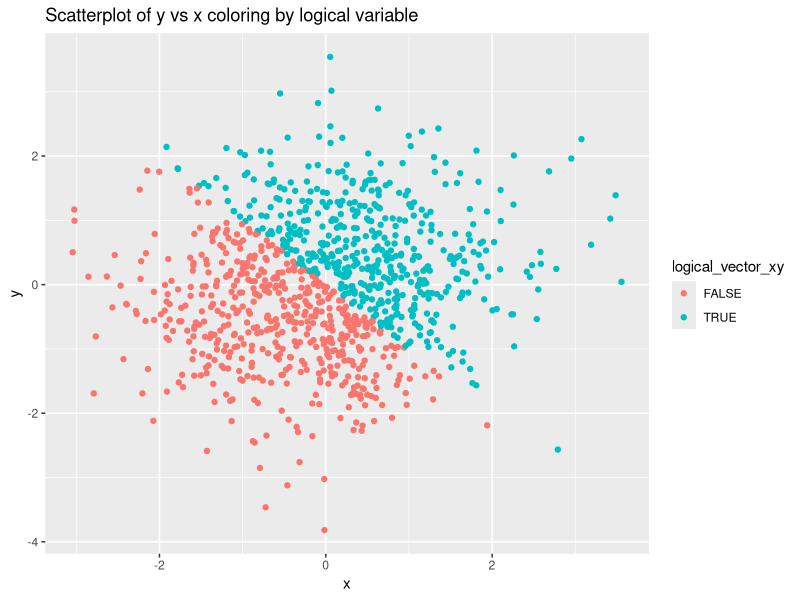
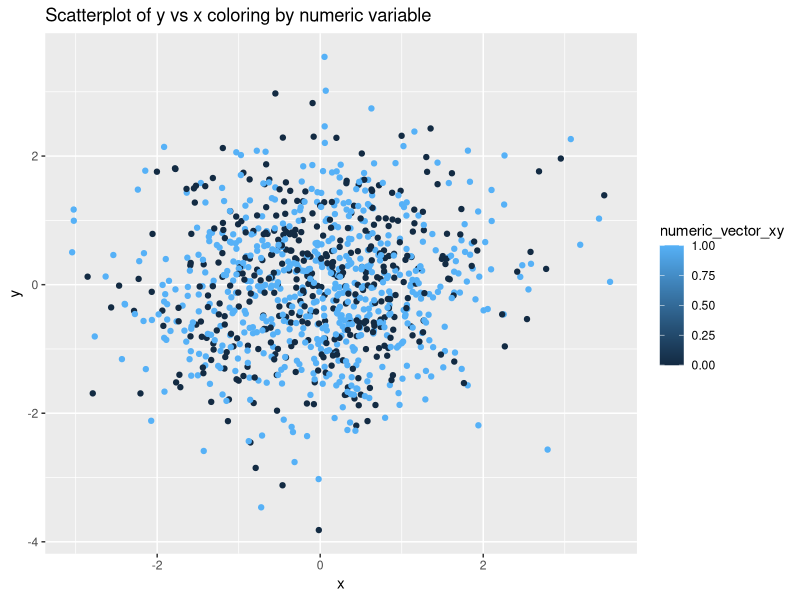
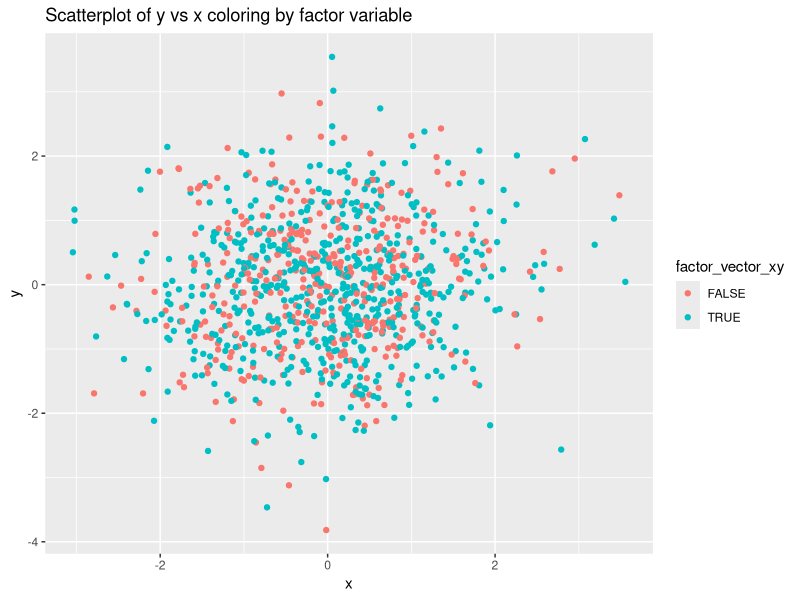
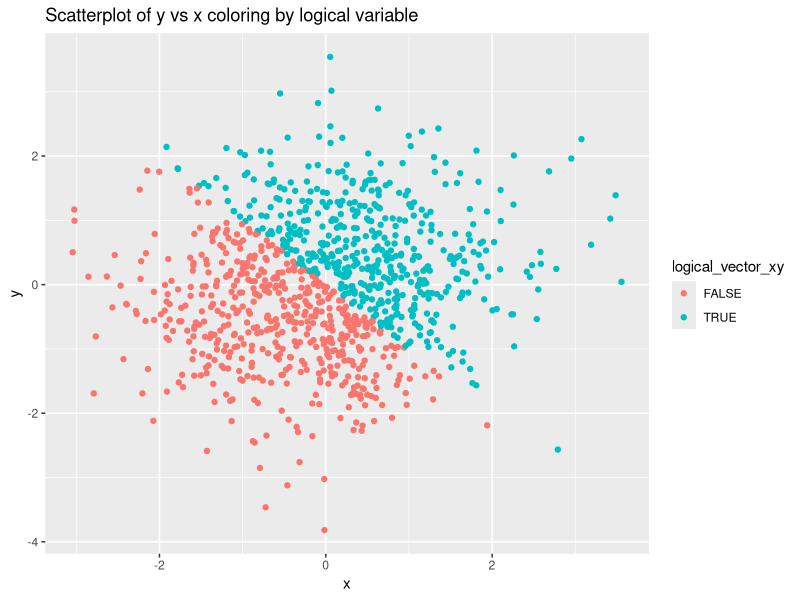

Source code (R) for these figures, in order:
## ---- chunk 1
library(tidyverse)
library(ggplot2)
## ---- chunk 2

# A random sample of size 10 from a uniform[0, 5] distribution
uniform_sample = runif (10, 0, 5)

# A logical vector indicating whether elements of the sample are greater than 2
logical_vector = uniform_sample > 2

# A (length-10) character vector
character_vector = c('a', 'b', 'c', 'd', 'e', 'f', 'g', 'h', 'i', 'j')

# A (length-10) factor vector
factor_vector = factor(c(1, 2, 3, 4, 5, 5, 4, 3, 2, 1))

# Creating them to be a data frame
data_frame = data.frame(uniform_sample, logical_vector, character_vector, factor_vector)
## ---- chunk 3

# First convert character variable from character to factor
as.factor(data_frame$character_vector)

# Then covert it from factor to numeric
as.numeric(as.factor(data_frame$character_vector))    
## ---- chunk 4

# First convert factor variable from factor to character
as.character(data_frame$factor_vector)

# Then covert it from character to numeric
as.numeric(as.character(data_frame$factor_vector))
## ---- chunk 5

# x: a random sample of size 1000 from a standard Normal distribution
x = rnorm(1000)

# y: a random sample of size 1000 from a standard Normal distribution
y = rnorm(1000)

# A logical vector indicating whether the x + y > 0
logical_vector_xy = x+y > 0

# A numeric vector created by coercing the above logical vector
numeric_vector_xy = as.numeric(logical_vector)

# A factor vector created by coercing the above logical vector
factor_vector_xy = as.factor(logical_vector)

# Creating them to a data frame
data_frame_xy = data.frame(x, y,logical_vector_xy,numeric_vector_xy,factor_vector_xy)
## ---- chunk 6
ggplot(data_frame_xy, aes(x = x, y = y, color = logical_vector_xy))+
geom_point()+
labs(title = "Scatterplot of y vs x coloring by logical variable") 
## ---- chunk 7
ggsave(filename = "first scatterplot.png",ggplot(data_frame_xy, aes(x = x, y = y, color = logical_vector_xy))+
geom_point()+
labs(title = "Scatterplot of y vs x coloring by logical variable") )
## ---- chunk 8
ggplot(data_frame_xy, aes(x = x, y = y, color = numeric_vector_xy))+
geom_point()+
labs(title = "Scatterplot of y vs x coloring by numeric variable") 
## ---- chunk 9
ggplot(data_frame_xy, aes(x = x, y = y, color = factor_vector_xy))+
geom_point()+
labs(title = "Scatterplot of y vs x coloring by factor variable") 
